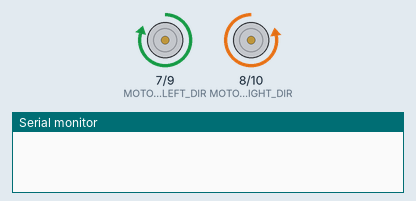
Bench run of a sketch on a simulated Arduino Uno, built with avr-gcc and run on an emulated ATmega328P. On the bench: direction and speed pins drawn as motors (green arrow = direction pin HIGH = forward, orange = LOW = backward, longer = more drive), the last lines printed to the serial monitor.

Above: at 0.5 s.
At 2.07 s:
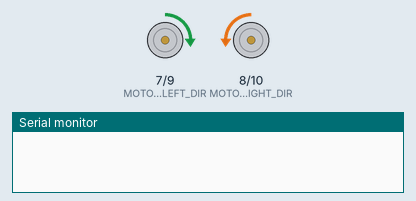
At 3.7 s:
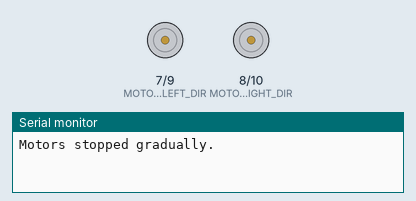
At 6.82 s:
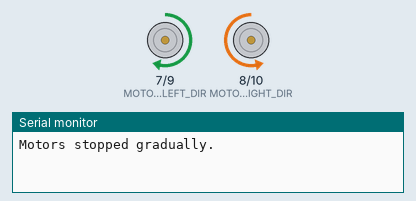
Timing chart, 0 to 7.1 s (numbered marks = the images above):
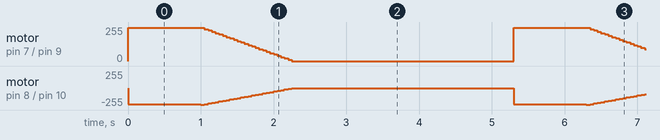

Measured:
- by itself, motor on pin 7 (MOTOR_LEFT_DIR) / pin 9 (MOTOR_LEFT_PWM): ramps from forward 250/255 to stopped and jumps back, once every 5.3 s

The sketch:

backward.ino
```cpp
#include <Arduino.h>

const uint8_t MOTOR_LEFT_DIR  = 7;
const uint8_t MOTOR_RIGHT_DIR = 8;
const uint8_t MOTOR_LEFT_PWM  = 9;
const uint8_t MOTOR_RIGHT_PWM = 10;
const uint8_t ENCODER_LEFT  = 2;   // interrupt 0
const uint8_t ENCODER_RIGHT = 3;   // interrupt 1

// ======== HÀM KHỞI TẠO ========
void setup() {
  pinMode(MOTOR_LEFT_DIR, OUTPUT);
  pinMode(MOTOR_RIGHT_DIR, OUTPUT);
  pinMode(MOTOR_LEFT_PWM, OUTPUT);
  pinMode(MOTOR_RIGHT_PWM, OUTPUT);

  Serial.begin(9600);  // Debug qua Serial
}

// ======== VÒNG LẶP CHÍNH ========
void loop() {
  Backward();
  delay(3000);
}

// ======== HÀM CHẠY LÙI ========
void Backward() {
  digitalWrite(MOTOR_LEFT_DIR, HIGH);
  analogWrite(MOTOR_LEFT_PWM, 250);
  digitalWrite(MOTOR_RIGHT_DIR, LOW);
  analogWrite(MOTOR_RIGHT_PWM, 245);

  delay(1000); // chạy 1 giây

  // Giảm tốc từ từ trước khi dừng
  gradualStop();
}

// ======== HÀM DỪNG TỪ TỪ ========
void gradualStop() {
  int currentSpeed = 250;   // tốc độ hiện tại
  int step = 10;            // giảm mỗi lần 10 đơn vị
  int delayTime = 50;       // thời gian giữa mỗi bước giảm (ms)

  for (int s = currentSpeed; s >= 0; s -= step) {
    analogWrite(MOTOR_LEFT_PWM, s);
    analogWrite(MOTOR_RIGHT_PWM, s);
    delay(delayTime);
  }

  // đảm bảo dừng hẳn
  analogWrite(MOTOR_LEFT_PWM, 0);
  analogWrite(MOTOR_RIGHT_PWM, 0);
  Serial.println("Motors stopped gradually.");
}
```
